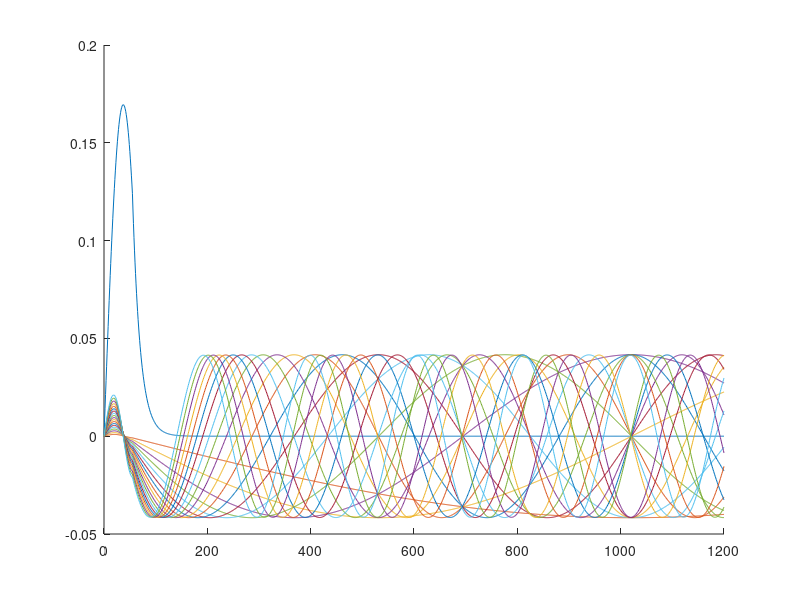
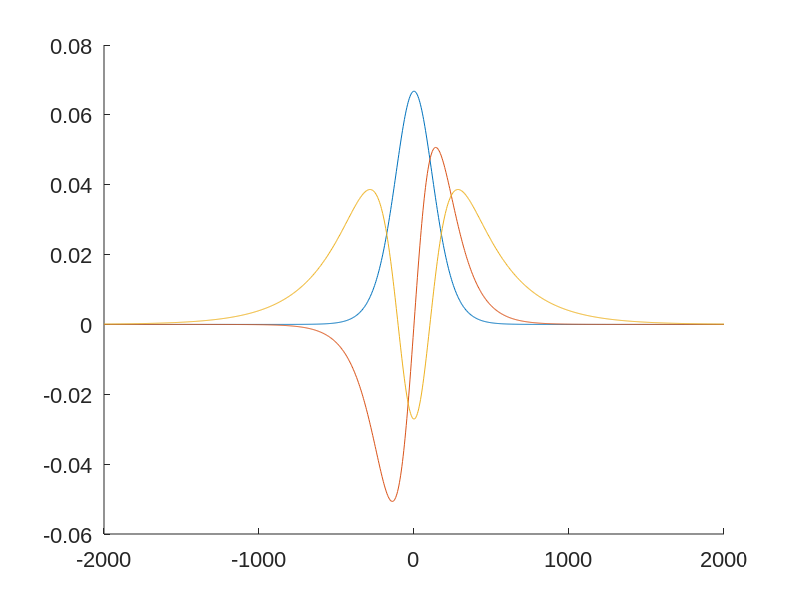
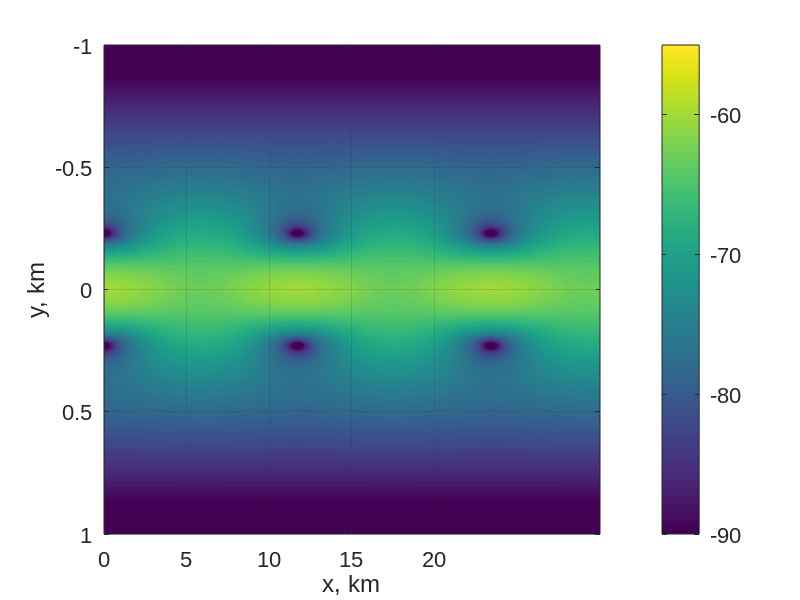

Write the MATLAB code that produced these figures, in order.
clear variables;
%close all;
clc;

%% Defining params

%  grid:
zm = 1200;       % domain size, m       
xm = 30000;
ym = 2000;

nz = 1201;       % number of grid points
ny = 1000;
nx = 5001;


% Bottom parameters

cw = 1500;      % sound speed in water, m/s
cb = 1700;      % sound speed in bottom, m/s
rhow = 1;       % density in water, g/cm^3
rhob = 1.7;       % density in bottom, g/cm^3
attb = 0.5;     % bottom attenuation, dB/wavelength
H0 = 55;
% h_0, m
H1 = 2000;

% Canyon parameters

DH = 5;
sigma = 0.005;

% Source

ys = 0;
zs = 10;        % source depth, m
freq = 40;      % frequency, Hz

% Receiver

zr = 10;        % receiver depth, m
yr = 0;


% Wavenumbers (Pekeris disp. relation is satisfied up to 10^(-10) )
% if cw, cb, rhow, rhob, h0 or freq are modified, kj must be recalculated!

K = [     0.162157190084758 % 0.161297680458947
   0.147830944703158
   0.147804814006921
   0.147761256373868
   0.147700262144574
   0.147621817898414
   0.147525906564526
   0.147412507576635
   0.147281597081880
   0.147133148216671
   0.146967131466566
   0.146783515131399
   0.146582265922675
   0.146363349726304
   0.146126732571386
   0.145872381853698
   0.145600267869848
   0.145310365723182
   0.145002657659782
   0.144677135874035 ];
    





%% Computing the field

% some auxillary variables...

gammaw = 1/rhow;
gammab = 1/rhob;

eta = 1/(40*pi*log10(exp(1)));
nub = 2*1i*eta*attb*(2*pi*freq/cb)^2;
omeg = 2*pi*freq;


x = linspace(0,xm,nx);
y = linspace(-ym,ym,ny);
z = linspace(0,zm,nz);

nmod = length(K);

Pxz(1:nx,1:nz)=0;
Pxy(1:nx,1:ny)=0;
Px(1:nx)=0;

phi(1:nz) = 0;

aPtrack(1:nx) = 0;      % acoustic field along the track -- for y=0, z=zr
aPxy(1:nx,1:ny) = 0;    % acoustic field P(x,y,z_r) at z = zr -- 2D array

Xx = repmat(x',1,ny);
Yy = repmat(y,nx,1);


izBot = find(z<=H0,1,'last');

%% 1) Modal functions and their derivatives

B_jl(1:nmod,1:nmod) = 0;


phih0(1:nmod) = 0;
phih0z(1:nmod) = 0;
phizs(1:nmod) = 0;
phizr(1:nmod) = 0;

phi(1:nz,1:nmod) = 0;

for jj = 1:nmod
    k_j = K(jj);
    
    kw = omeg/cw;
    kb = omeg/cb;
    
    if k_j > kb
        
        % TRAPPED MODE: sin in water, exp in bottom
        
        kvw = sqrt( kw^2 - k_j^2 );
        kvb = sqrt( k_j^2 - kb^2 );
        
        % computing the norm to normalize mode functions
        
        % I1 = \int_0^{H_0}(\sin(k_w^v z))^2/\rho_w dz
        
        I1 = H0/(2*rhow) - sin(2*kvw*H0)/(4*kvw*rhow);
        
        % I3 = \int_{H0}^{H1}(  a_3\exp(k^v_b (z-H_0) ) + b_3\exp( - k^v_b (z-H_0) ) )/\rho_b dz
        
        %a3 = ( sin(kvw*H0) + rhob*kvw*cos(kvw*H0)/(rhow*kvb) )/(2*rhob);
        
        a3 = 0;
        
        b3 = ( sin(kvw*H0) - rhob*kvw*cos(kvw*H0)/(rhow*kvb) )/(2*rhob);
        
        
        I3 = 2*a3*b3*(H1-H0) + 0.5*(b3^2 - a3^2)/kvb + ( (a3^2)*exp(2*kvb*(H1-H0) ) - (b3^2)*exp(2*kvb*(H0-H1) ) )/(2*kvb);
        
        Nrm = I1 + I3;
        
        
        phi(1:izBot,jj) = sin(kvw*z(1:izBot));
        phi(izBot+1:nz,jj) = a3*rhob*exp( kvb*( z(izBot+1:nz) - H0) ) + b3*rhob*exp( -kvb*( z(izBot+1:nz) - H0) );
        
    else
        
        % BOTTOM MODE: sin in water, sin in bottom
        
        kvw = sqrt( kw^2 - k_j^2 );
        kvb = sqrt( kb^2 - k_j^2 );
        
        % computing the norm to normalize mode functions
        
        % I1 = \int_0^{H_0}(\sin(k_w^v z))^2/\rho_w dz
        
        I1 = H0/(2*rhow) - sin(2*kvw*H0)/(4*kvw*rhow);
        
        % I2 = \int_{H0}^{H1}(  a_3\exp(k^v_b (z-H_0) ) + b_3\exp( - k^v_b (z-H_0) ) )/\rho_b dz
        
        I2 = ( (H1 - H0)/(2*rhob) - sin(2*kvb*(H1 - H0) )/(4*kvb*rhob) )*( ( sin(kvw*H0) )^2 )/( ( sin(kvb*(H0-H1)) )^2 )   ;
        
        Nrm = I1 + I2;
        
        phi(1:izBot,jj) = sin(kvw*z(1:izBot));
        phi(izBot+1:nz,jj) =  sin( kvb*(z(izBot+1:nz) - H1) )*( sin(kvw*H0) )/( sin(kvb*(H0-H1)) ) ;
        
    end;
    
    Nrm = sqrt(Nrm);
    
    phih0(jj) = sin( kvw*H0 )/Nrm;        % \psi_j(h_0)
    phih0z(jj) = kvw*cos( kvw*H0 )/Nrm;   % derivative \psi_{jz}(h_0)
    phizs(jj) = sin( kvw*zs )/Nrm;        % \psi_j(z_s)
    phizr(jj) = sin( kvw*zr )/Nrm;        % \psi_j(z_r)
    
    
    phi(1:nz,jj) = phi(1:nz,jj)/Nrm;
    
end;


figure;
hold all;
for jj=1:nmod
    plot(z, phi(1:nz,jj) );
end;


%% 2) Matrix Bjl -- mode interaction


for jj = 1:nmod
    for ll = 1:nmod
                    
        B_jl(jj,ll) =  ( (phih0(jj)*phih0(ll))*( gammaw*(omeg/cw)^2 - gammab*(omeg/cb)^2 ) +...
            (phih0(jj)*phih0(ll))*(gammab-gammaw)*K(ll)^2   -  (rhob - rhow)*phih0z(jj)*phih0z(ll)*(gammaw)^2 );    
    end;
end;

%disp(B_jl);

b11 = B_jl(1,1);

%% 3) Now we solve modal equation for A_1: compute \psi_{1l}(y_k) for all y

s1 = 0.5*(sqrt( 1 + 4*DH*b11/(sigma^2) ) - 1);
M1 = fix(s1);

Pm = 1;

psi(1:M1+1,1:ny) = 0;
psiys(1:M1+1) = 0;
psiyr(1:M1+1) = 0;
kH(1:M1+1) = 0;

for mm = 0:M1
    

    kappaHg = s1 - mm;
    aHg = kappaHg + s1 + 1;
    bHg = kappaHg + 1;
    
    
    coeffHg = Pm.*fliplr(cumprod([1 (0:mm-1)+aHg])./cumprod([1 (0:mm-1)+bHg]));
    
    coeffHg2 = conv(coeffHg,coeffHg);
    
    coeffHg2Xi = zeros(1,2*mm+1);
    zXi = 1;
    
    for tt = 1:2*mm + 1
        coeffHg2Xi(2*mm+1-tt+1:2*mm+1) = coeffHg2Xi(2*mm+1-tt+1:2*mm+1) + coeffHg2(2*mm+1-tt+1)*zXi;
        zXi = conv(zXi,[-0.5 0.5]);
    end;
    
    PsiNrm = 0;
    coeffHg2Xi = fliplr(coeffHg2Xi);
    
    for tt = 0:mm
        PsiNrm = PsiNrm + coeffHg2Xi(2*tt+1)*gamma(tt+0.5)*gamma(kappaHg)/gamma(kappaHg+tt+0.5);
    end;
    
    PsiNrm = sqrt(PsiNrm/sigma);
    
    psi(mm+1,1:ny) = (cosh(sigma*y).^(-kappaHg)).*polyval(coeffHg,0.5*(1-tanh(sigma*y)))/PsiNrm;
    
    psiys(mm+1) = (cosh(sigma*ys)^(-kappaHg))*polyval(coeffHg,0.5*(1-tanh(sigma*ys)))/PsiNrm;
    
    psiyr(mm+1) = (cosh(sigma*yr)^(-kappaHg))*polyval(coeffHg,0.5*(1-tanh(sigma*yr)))/PsiNrm;
    
    kH(mm+1) = sqrt(K(1)^2 + (sigma*kappaHg)^2 - b11*DH);
    
%     coeffHg2Xi
%     syms u v
%     aa = (subs(hypergeom([-mm aHg], bHg, u),u,0.5*(1-v)))^2;
%     if mm>1
%     expand(aa)
%     else
%         aa
%     end
    
    Pm = conv(Pm,[-1 1]);
    
    
end;



aFieldXY(1:nx,1:ny) = 0;

aFieldX(1:nx) = 0;


for kk = 1:M1+1
    
    q(1:nx,1) = 0.5*1i*psiys(kk)*phizs(1)*exp( 1i*kH(kk)*abs(x) )/kH(kk);
    
    aFieldXY(1:nx,1:ny) = aFieldXY(1:nx,1:ny) + phizr(1)*repmat(psi(kk,:),nx,1).*repmat(q,1,ny);
    
end;

set(0, 'DefaultAxesFontSize', 16, 'DefaultAxesFontName', 'Arial');
set(0, 'DefaultTextFontSize', 16, 'DefaultTextFontName', 'Arial');   

figure;
hold all;
for kk=1:M1+1
    plot(y,psi(kk,:));
    disp( sum(psi(kk,:).*psi(kk,:)*(y(2)-y(1))) );
end;


figure;
imagesc(x/1000,y/1000,20*log10(abs(4*pi*aFieldXY)).');
ylim([-1 1]);
set(gca,'XTick',0:5:20);
set(gca,'YTick',-1:0.5:1);
xlabel('x, km');
ylabel('y, km');
%title('P(x,y,z_s), y_s = 0');
grid on;
caxis([-90 -55]);
colorbar('YTick',[-90 -80 -70 -60 -50]);



dlmwrite('TLx.txt',[x.'/1000 20*log10(abs(4*pi*aFieldXY(1:nx,ceil(ny/2))))],'\t');

